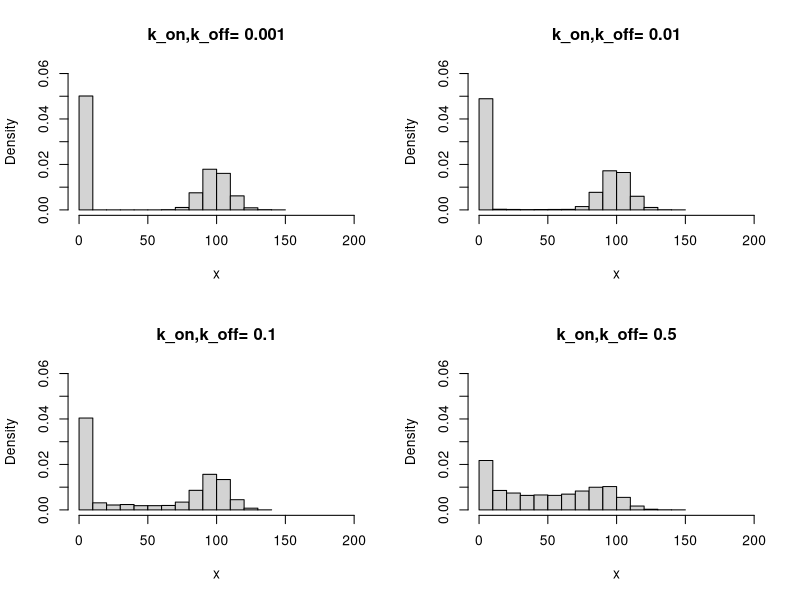
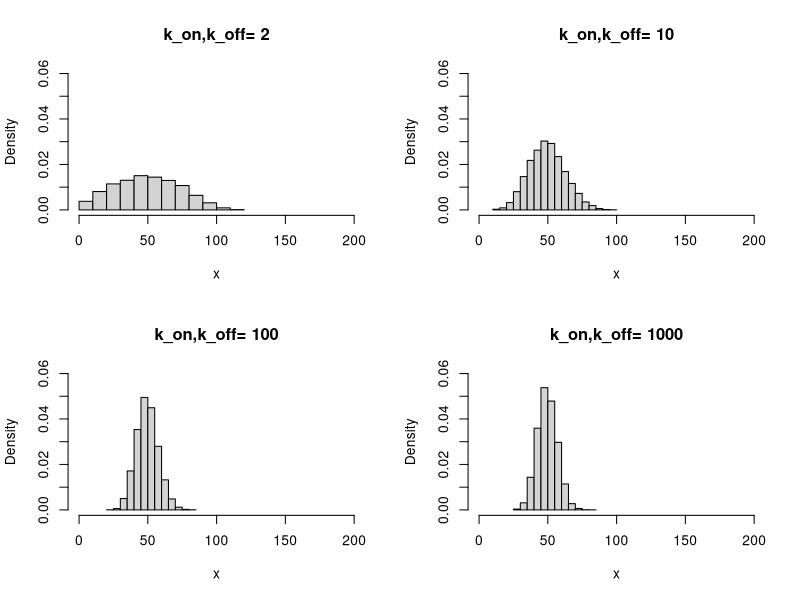
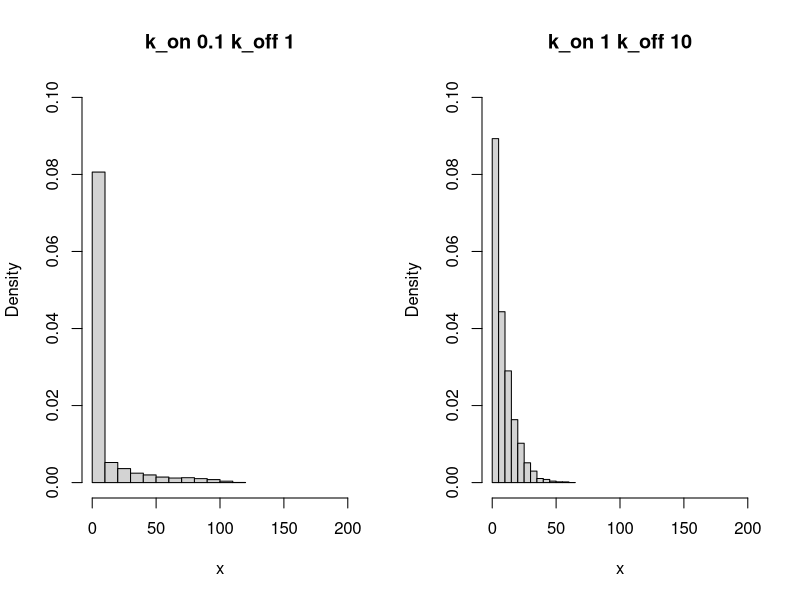
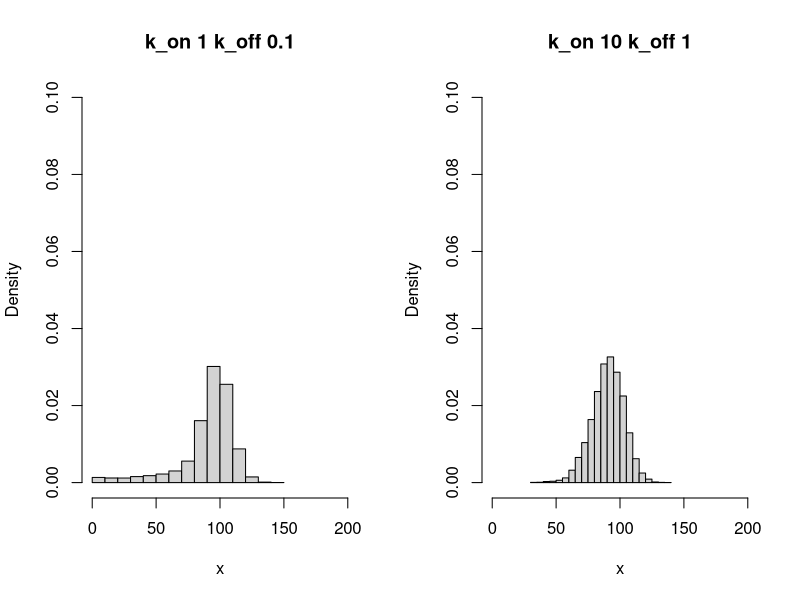

Recreate these plots in R, in order.
## ---- chunk 1
generate_one_gene<-function(k_on,k_off,k_r,n){
  p=rbeta(n,k_on,k_off)
  x=rpois(n,p*k_r)
  return(x)
}
## ---- chunk 2
#Fixed k=100 as in Munsky paper the Fig.2
par(mfrow=c(2,2))
k=c(0.001,0.01,0.1,0.5)
for (i in k){
  x=generate_one_gene(i,i,100,n=10000)
  name=paste('k_on,k_off=',i)
  hist(x,xlim=c(0,200),ylim=c(0,0.06),freq=FALSE,main=name)}
## ---- chunk 3
par(mfrow=c(2,2))
k=c(2,10,100,1000)
for (i in k){
  x=generate_one_gene(i,i,100,n=10000)
  name=paste('k_on,k_off=',i)
  hist(x,xlim=c(0,200),ylim=c(0,0.06),freq=FALSE,main=name)}
## ---- chunk 4
par(mfrow=c(1,2))
k=list(c(0.1,1),c(1,10))
for (i in k){
  x=generate_one_gene(i[1],i[2],100,n=10000)
  name=paste("k_on",i[1],'k_off',i[2])
  hist(x,xlim=c(0,200),ylim=c(0,0.1),freq=FALSE,main=name)}
## ---- chunk 5
par(mfrow=c(1,2))
k=list(c(1,0.1),c(10,1))
for (i in k){
  x=generate_one_gene(i[1],i[2],100,n=10000)
  name=paste("k_on",i[1],'k_off',i[2])
  hist(x,xlim=c(0,200),ylim=c(0,0.1),freq=FALSE,main=name)}
